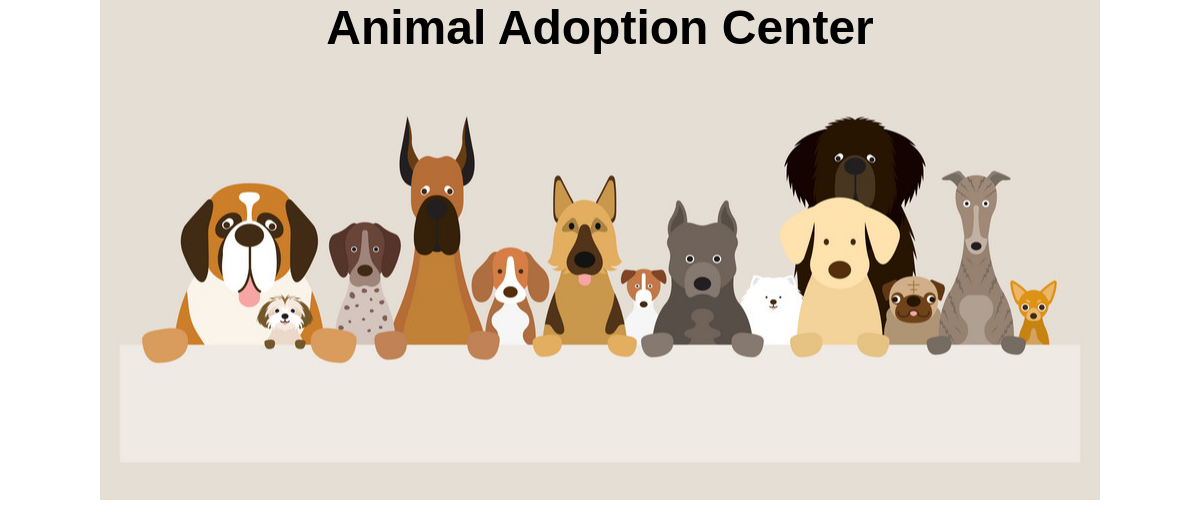
The app's page /, older data.
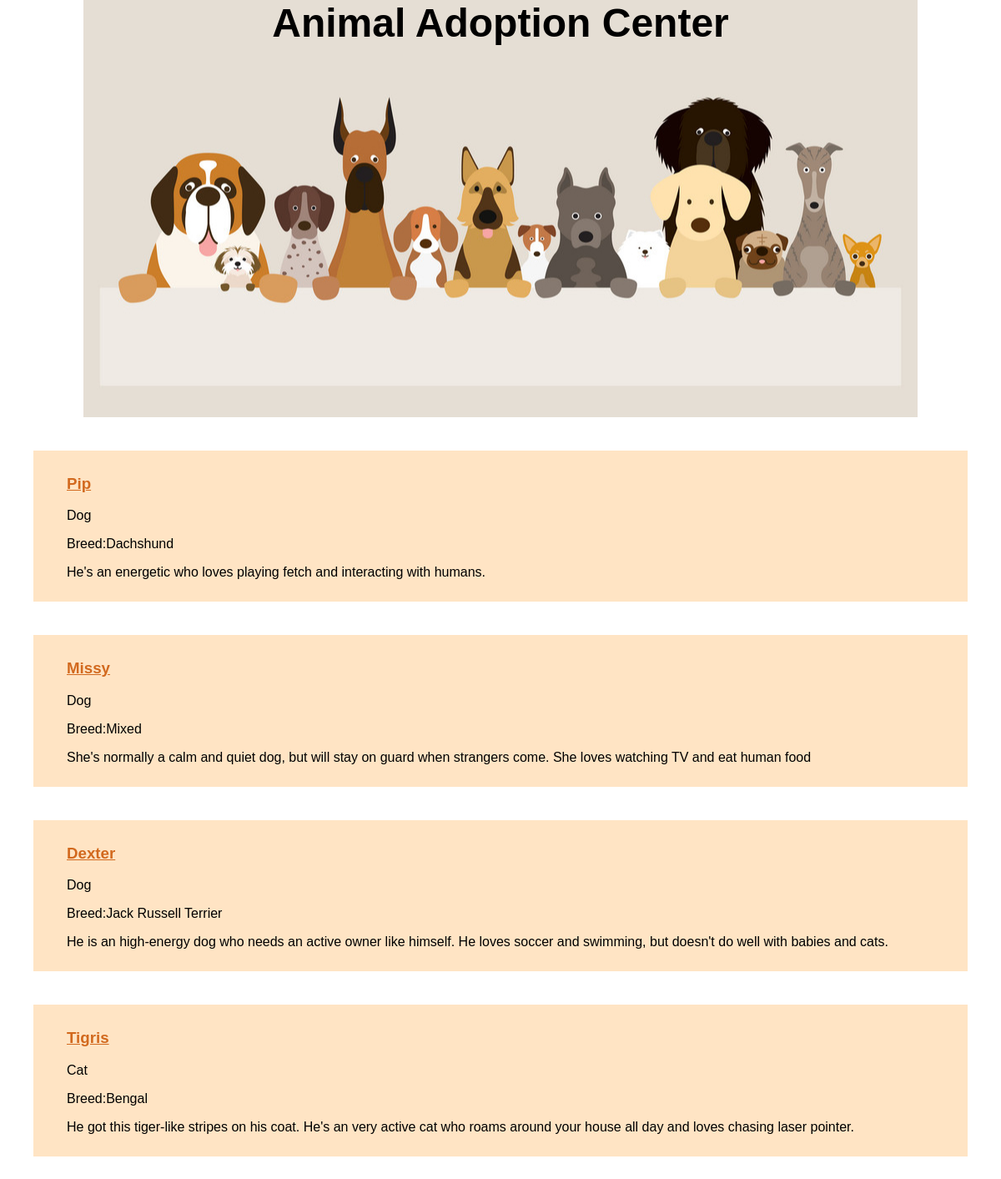
The same page, newer data.
### adoptions/models.py (models this page shows, shortened)
class Pet(models.Model):
    name = models.CharField(max_length=50)
    species = models.CharField(max_length=15)
    breed = models.CharField(max_length=30, blank=True)
    sex = models.CharField(max_length=1, choices=[('M','Male'),('F','Female')], blank=True)
    age = models.IntegerField(null=True)
    submitter = models.CharField(max_length=100)
    submission_date = models.DateTimeField()
    description = models.TextField(blank=True)
    vaccinations = models.ManyToManyField('Vaccine', blank=True) # Foreign key to Vaccine model
    picture = models.URLField(blank=True)

### adoptions/views.py (the view)
# urls.py: 2. Add a URL to urlpatterns:  path('', views.home, name='home')
def home(req):
    pets = Pet.objects.all()
    return render(req, 'home.html', {'pets': pets})

### adoptions/templates/home.html
{% extends 'base.html' %}
    {% block content %}
    <div>
        {% for pet in pets %}
        <div class="pet">
            <a href="{% url 'pet_detail' pet.id %}">
                <h3>{{ pet.name | capfirst }}</h3>
            </a>
            <p>{{ pet.species }}</p>
            {% if pet.breed %}
                <p>Breed:{{ pet.breed }}</p>
            {% endif %}
            <p class="hidden">{{ pet.description }}</p>
        </div>
        {% endfor %}
    </div>
    {% endblock content %}

### adoptions/templates/base.html (shortened to what this page needs)
{% load static %}
<!DOCTYPE html>
<html>
<head>
    <link rel="stylesheet" href="{% static 'style.css' %}" type="text/css">
</head>
<body>
    <header>
        <h1>Animal Adoption Center</h1>
    </header>
    <div id="content">
        {% block content %}
        {% endblock content %}
    </div>
</body>
</html>

### static/style.css (style rules this page uses)
body { margin: 0; font-family: 'Gill Sans', 'Gill Sans MT', Calibri, 'Trebuchet MS', sans-serif; }
header { background-image: url('images/banner.jpg'); background-position: center; background-repeat: space; height: 500px; }
header > h1 { font-size: 48px; color: black; margin: 0; text-align: center; }
#content { padding: auto 10%; }
.pet { background-color: bisque; margin: 40px; padding: 10px 40px; }
.pet a { color: chocolate; }

Row changes from the older to the newer data that the page shows:
added Pet: name "Pip", species "Dog", breed "Dachshund", description "He's an energetic who loves playing fetch and interacting with humans."
added Pet: name "Missy", species "Dog", breed "Mixed", description "She's normally a calm and quiet dog, but will stay on guard when strangers come. She loves watching TV and eat human food"
added Pet: name "Dexter", species "Dog", breed "Jack Russell Terrier", description "He is an high-energy dog who needs an active owner like himself. He loves soccer and swimming, but doesn't do well with babies and cats."
added Pet: name "Tigris", species "Cat", breed "Bengal", description "He got this tiger-like stripes on his coat. He's an very active cat who roams around your house all day and loves chasing laser pointer."
